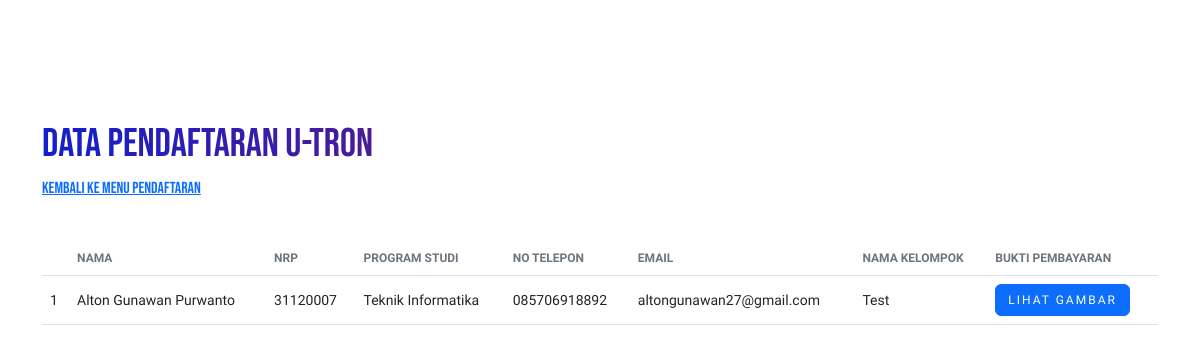
/public/admin/index, run on an earlier commit of the app's database.
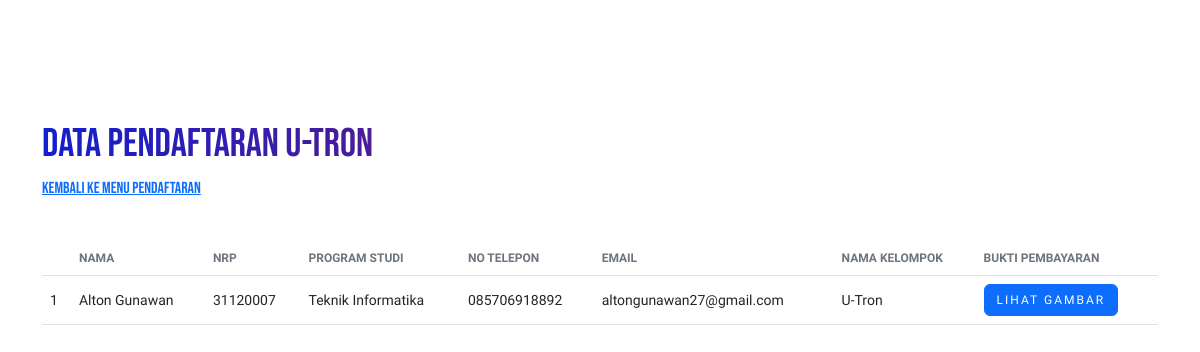
And on a later commit of the database.
### tables this page shows
CREATE TABLE `user` (
  `nama` varchar(255) NOT NULL,
  `foto_profil` varchar(255) DEFAULT '31120007.jpg',
  `nrp` varchar(10) NOT NULL,
  `program_studi` varchar(30) NOT NULL,
  `nomor_telepon` varchar(15) NOT NULL,
  `email_address` varchar(30) NOT NULL,
  `password` varchar(255) NOT NULL,
  `nama_kelompok` varchar(25) NOT NULL,
  `bukti_pembayaran` varchar(20) NOT NULL
);

### application/core/controller.php (called while the page is built, shortened)
<?php
class Controller {
    public function view($view, $data = []) {
        require_once '../application/views/' . $view . '.php';
    }
    public function model($model) {
        return new $model;
    }
}

### application/controllers/Admin.php (called while the page is built, shortened)
<?php
class Admin extends Controller {
    public function index() {
        $data['title'] = 'Data Pendaftaran U-TRON';
        $data['user'] = $this->model('UserModel')->getAllUser();
        $this->view('admin/index', $data);
    }
}

### application/core/app.php (called while the page is built, shortened)
<?php
class App {
    protected $method = 'index';
    protected $params = [];
    public function __construct() {
        $url = $this->parseURL();
        if (isset($url[0] )) {
            if( file_exists('../application/controllers/' . $url[0] . '.php' )) {
                unset($url[0]);
            }
        }
        $this->controller = new $this->controller;
        if( isset($url[1]) ) {
            if( method_exists($this->controller, $url[1]) ) {
                $this->method = $url[1];
            }
        }
        call_user_func_array([$this->controller, $this->method], $this->params);
    }
    public function parseURL() {
        if (isset($_GET['url'])) {
            $url = rtrim($_GET['url'], '/');
            $url = filter_var($url, FILTER_SANITIZE_URL);
            $url = explode('/', $url);
            return $url;
        }
    }
}

### public/index.php (called while the page is built, shortened)
<?php
$app = new App;

### application/config/koneksi.php (called while the page is built, shortened)
<?php
class Koneksi {
    private $servername = "localhost";
    private $username = "root";
    private $password = "";
    public function __construct() {
        try {
            $this->conn = new PDO("mysql:host=$this->servername;dbname=pendaftaran-utron", $this->username, $this->password);
        } catch (PDOException $e) {
            echo "Koneksi Gagal : " . $e->getMessage();
        }
    }
}

### application/models/UserModel.php (called while the page is built, shortened)
<?php
class UserModel extends Koneksi {
    public function getAllUser() {
        $this->stmt = $this->conn->prepare('SELECT * FROM user');
        $this->stmt->execute();
        return $this->stmt->fetchAll(PDO::FETCH_ASSOC);
    }
}

### application/views/admin/index.php (the view, shortened to what this page needs)
<body>
    <div class="container-fluid p-0 m-0">
        <div id="homepage-image" class="w-100" style="height: 80px;"></div>
        <div class="container">
            <div class="my-4 py-3">
                <h1 class="text-primary text-title">DATA PENDAFTARAN U-TRON</h1>
                <a href="<?= BASE_URL ?>/home/index" style="font-family: var(--title-font)">KEMBALI KE MENU PENDAFTARAN</a>
            </div>
            <table class="table">
                <thead>
                    <tr class="text-secondary text-uppercase" style="font-size: 12px">
                        <th></th>
                        <th class="fw-semibold">Nama</th>
                        <th class="fw-semibold">NRP</th>
                        <th class="fw-semibold">Program Studi</th>
                        <th class="fw-semibold">No Telepon</th>
                        <th class="fw-semibold">Email</th>
                        <th class="fw-semibold">Nama Kelompok</th>
                        <th class="fw-semibold">Bukti Pembayaran</th>
                    </tr>
                </thead>
                <tbody>
                    <?php
                        $nomor = 1;
                        foreach( $data['user'] as $user ) {
                    ?>
                        <tr>
                            <td class="align-middle"><?= $nomor ?></td>
                            <td class="align-middle"><?= $user['nama'] ?></td>
                            <td class="align-middle"><?= $user['nrp'] ?></td>
                            <td class="align-middle"><?= $user['program_studi'] ?></td>
                            <td class="align-middle"><?= $user['nomor_telepon'] ?></td>
                            <td class="align-middle"><?= $user['email_address'] ?></td>
                            <td class="align-middle"><?= $user['nama_kelompok'] ?></td>
                            <td class="align-middle">
                                <form class="show-bukti" data-id="<?= $user['bukti_pembayaran'] ?>" action="<?php $_SERVER['PHP_SELF'] ?>" >
                                    <button type="submit" style="letter-spacing: 2px; font-size: 12px;" name="btn-submit" class="btn btn-primary" data-bs-toggle="modal" data-bs-target="#modalBuktiPembayaran">
                                        LIHAT GAMBAR
                                    </button>
                                </form>
                            </td>
                        </tr>
                    <?php
                            $nomor++;
                        }
                    ?>
                </tbody>
            </table>
        </div>
    </div>
</body>
</html>

What changed in the data, as far as the page shows it:
changed user "Teknik Informatika": nama "Alton Gunawan Purwanto" → "Alton Gunawan"; nama_kelompok "Test" → "U-Tron"
